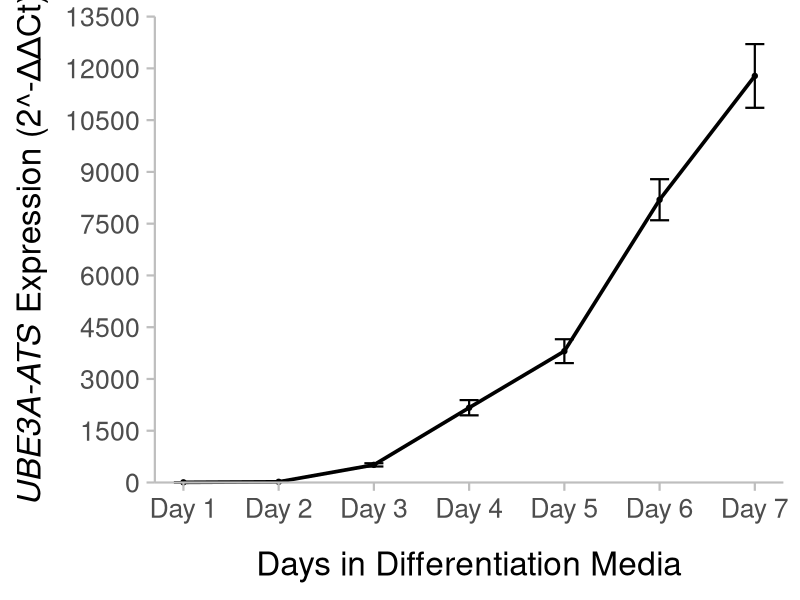

Reproduce this figure in R.
library(ggplot2)

data <- data.frame(
  Days = factor(c('Day 1', 'Day 2', 'Day 3', 'Day 4', 'Day 5', 'Day 6', 'Day 7'), levels = c('Day 1', 'Day 2', 'Day 3', 'Day 4', 'Day 5', 'Day 6', 'Day 7')),
  Expression = c(4.592505804, 19.99672085, 510.8878734, 2167.140897, 3805.561862, 8193.649312, 11780.52507),
  StandardError = c(4.07, 4.40, 47.40, 220.45, 345.44, 594.88, 922.94)
)

p <- ggplot(data, aes(x = Days, y = Expression, group = 1)) +
  geom_line(color = "black", size = 1.25) +
  geom_point() +
  geom_errorbar(aes(ymin = Expression - StandardError, ymax = Expression + StandardError), width = 0.2, color = "black", size = 0.75) +
  labs(
    x = "Days in Differentiation Media",
    y = expression(paste(italic("UBE3A-ATS"), " Expression (2^-ΔΔCt)"))
  ) +
  theme_minimal(base_size = 24) +
  theme(
    plot.title = element_text(hjust = 0.5),
    panel.grid.major = element_blank(),
    panel.grid.minor = element_blank(),
    axis.ticks.x = element_line(color = "gray", size = 0.75),
    axis.ticks.y = element_line(color = "gray", size = 0.75),
    axis.text.x = element_text(margin = margin(t = 5, r = 0, b = 0, l = 0)),
    axis.title.x = element_text(margin = margin(t = 20)),
    axis.line.y = element_line(color = "gray", size = 0.75),
    axis.line.x = element_line(color = "gray", size = 0.75)
  ) +
  scale_y_continuous(breaks = c(seq(0, 12000, 1500), 13500), limits = c(0, 13500), expand = expansion(mult = c(0, 0))) +
  scale_x_discrete(position = "bottom", expand = expansion(mult = c(0.05, 0.05))) +
  coord_cartesian(clip = 'off')

print(p)


